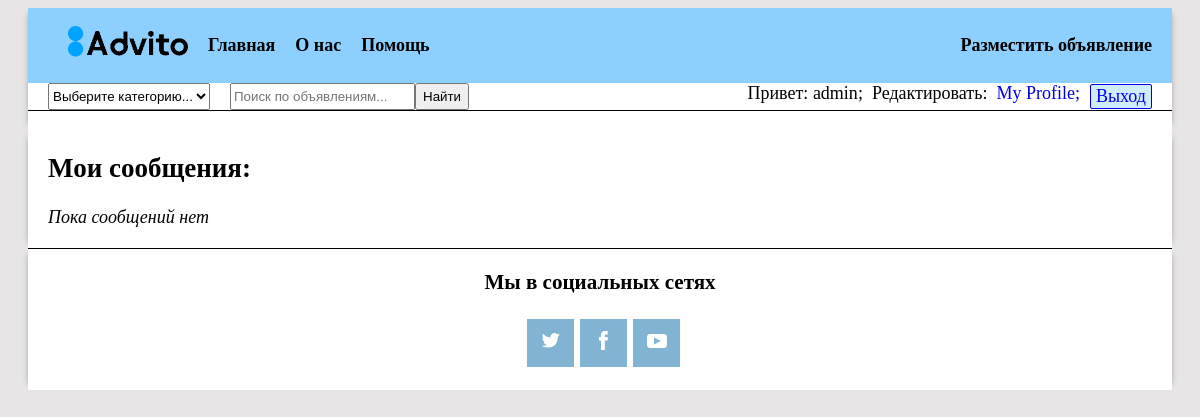
Page /advito/1/profile/messages/ (signed in) on the earlier database version.
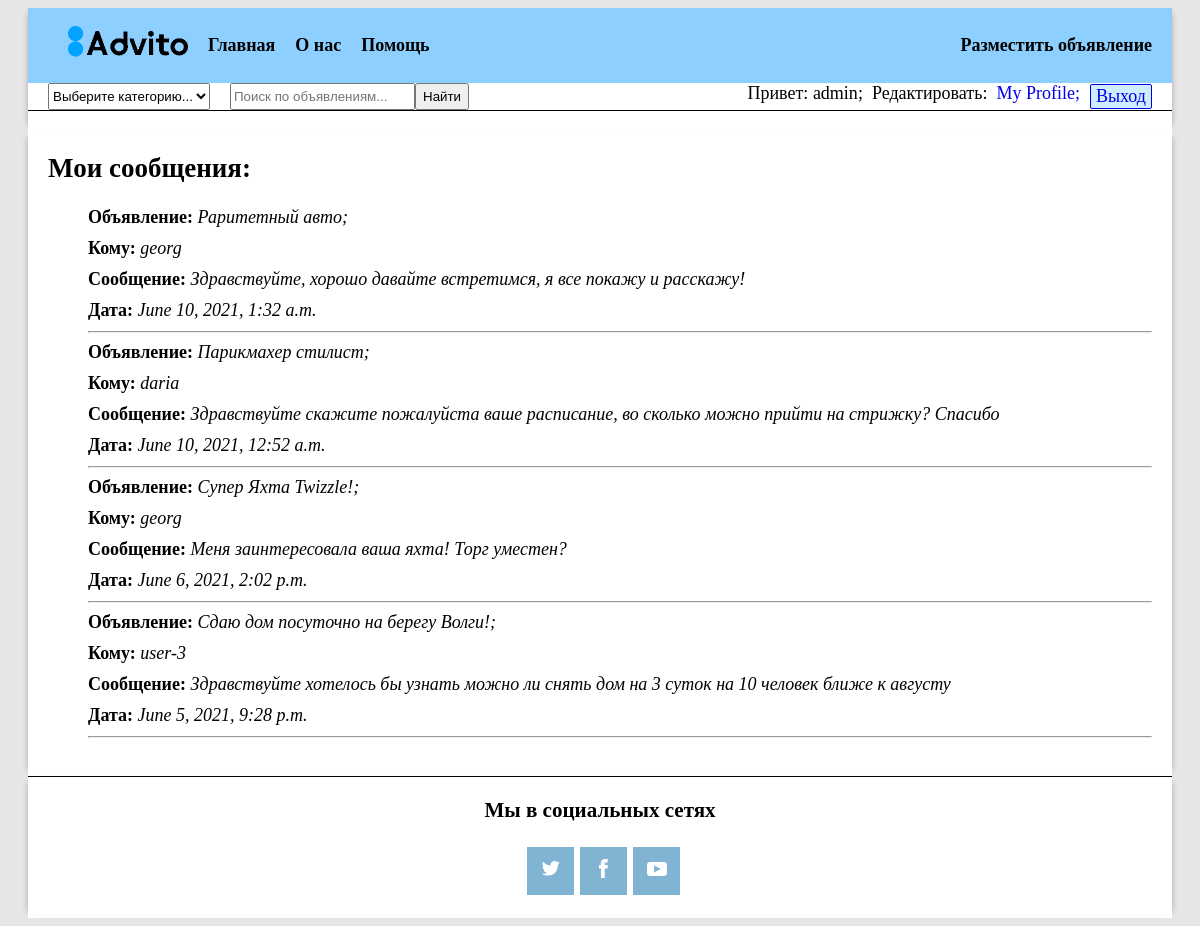
Same page on the later database version.
### advito/models.py (models this page shows, shortened)
class Message(models.Model):
    author = models.ForeignKey(Profile, on_delete=models.CASCADE, verbose_name="Автор сообщения")
    to_whom = models.ForeignKey(User, on_delete=models.CASCADE, verbose_name="Кому сообщение")
    in_post = models.ForeignKey(Post, on_delete=models.CASCADE, null=True)
    text = models.TextField(verbose_name="Сообщение", blank=True, max_length=300)
    date_pub = models.DateTimeField(default=timezone.now, verbose_name="Дата создания")
    date_edit = models.DateTimeField(default=timezone.now, verbose_name="Дата редактирования")

class Post(models.Model):
    author = models.ForeignKey(User, on_delete=models.CASCADE)
    category = models.ForeignKey(CategoryPost, on_delete=models.CASCADE, verbose_name="Категория", related_name='category')
    price = models.FloatField(verbose_name="Цена", blank=True)
    name_descript = models.CharField(max_length=200,  blank=True, verbose_name="Название объявления")
    description = models.TextField(max_length=1000, blank=True, verbose_name="Описание объявления")
    image = models.ImageField(upload_to=user_directory_path, verbose_name="Фото объявления")
    date_pub = models.DateTimeField(default=timezone.now, verbose_name="Дата объявления")
    date_edit = models.DateTimeField(default=timezone.now, verbose_name="Дата редактирования")
    class Meta:
        ordering=['-date_pub']

### advito/views_auth.py (the view)
# urls.py: path('<int:user_id>/profile/messages/', views_auth.ProfileMessageView.as_view(), name='profile_message'),
class ProfileMessageView(ListView):
    model = Message
    categories = CategoryPost.objects.all()
    template_name = 'my_auth/profile_message.html'
    extra_context = {'categories':categories, }
    context = {}
    def get(self, request, *args, **kwargs):
        profile_id = request.user.user_profile.id
        if self.request.user.is_authenticated:
            messages = Message.objects.filter(
                author=profile_id,
                date_pub__year=2021
            ).order_by('-date_pub')
            self.context['messages'] = messages
            self.context['categories'] = self.categories
        return render(request, self.template_name, self.context)

### advito/templates/my_auth/profile_message.html (shortened to what this page needs)
{% extends 'base.html' %}
{% block content %}
  <div class="profile-messages">
    <h1>Мои сообщения:</h1>
    {% if messages %}
      <ul class="prof-messages">
        {% for message in messages %}
          <li class="message">
            <p class="message__name">Объявление: <i class="message__name_text">{{ message.in_post.name_descript }};</i></p>
            <p class="message__name">Кому: <i class="message__name_text">{{ message.to_whom }}</i></p>
            <p class="message__name">Сообщение: <i class="message__name_text">{{ message.text }}</i></p>
            <p class="message__name">Дата: <i class="message__name_text">{{ message.date_pub }}</i></p>
          </li>
          <hr>
        {% endfor %}
      </ul>
    {% else %}
      <i>Пока сообщений нет</i>
    {% endif %}
  </div>
{% endblock  %}

Differences in the rows shown:
added Message: in_post.name_descript "Раритетный авто", to_whom "georg", text "Здравствуйте, хорошо давайте встретимся, я все покажу и расскажу!", date_pub "June 10, 2021, 1:32 a.m."
added Message: in_post.name_descript "Парикмахер стилист", to_whom "daria", text "Здравствуйте скажите пожалуйста ваше расписание, во сколько можно прийти на стрижку? Спасибо", date_pub "June 10, 2021, 12:52 a.m."
added Message: in_post.name_descript "Супер Яхта Twizzle!", to_whom "georg", text "Меня заинтересовала ваша яхта! Торг уместен?", date_pub "June 6, 2021, 2:02 p.m."
added Message: in_post.name_descript "Сдаю дом посуточно на берегу Волги!", to_whom "user-3", text "Здравствуйте хотелось бы узнать можно ли снять дом на 3 суток на 10 человек ближе к августу", date_pub "June 5, 2021, 9:28 p.m."
Other differences:
text no longer shown: "Пока сообщений нет"
